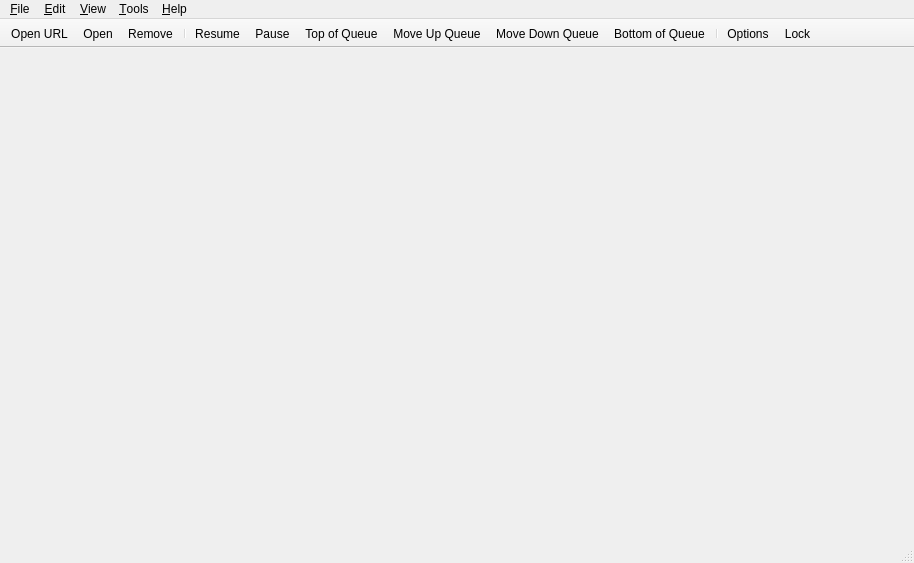
<?xml version="1.0" encoding="UTF-8"?>
<ui version="4.0">
    <class>MainWindow</class>
    <widget class="QMainWindow" name="MainWindow">
        <property name="geometry">
            <rect>
                <x>0</x>
                <y>0</y>
                <width>914</width>
                <height>563</height>
            </rect>
        </property>
        <property name="contextMenuPolicy">
            <enum>Qt::CustomContextMenu</enum>
        </property>
        <widget class="QWidget" name="centralWidget">
            <layout class="QVBoxLayout" name="centralWidgetLayout">
                <property name="leftMargin">
                    <number>7</number>
                </property>
                <property name="topMargin">
                    <number>3</number>
                </property>
                <property name="rightMargin">
                    <number>5</number>
                </property>
                <property name="bottomMargin">
                    <number>0</number>
                </property>
            </layout>
        </widget>
        <widget class="QMenuBar" name="menubar">
            <property name="geometry">
                <rect>
                    <x>0</x>
                    <y>0</y>
                    <width>914</width>
                    <height>22</height>
                </rect>
            </property>
            <widget class="QMenu" name="menuEdit">
                <property name="title">
                    <string>&amp;Edit</string>
                </property>
                <addaction name="actionStart"/>
                <addaction name="actionPause"/>
                <addaction name="actionStartAll"/>
                <addaction name="actionPauseAll"/>
                <addaction name="separator"/>
                <addaction name="actionDelete"/>
                <addaction name="actionTopQueuePos"/>
                <addaction name="actionIncreaseQueuePos"/>
                <addaction name="actionDecreaseQueuePos"/>
                <addaction name="actionBottomQueuePos"/>
            </widget>
            <widget class="QMenu" name="menuHelp">
                <property name="title">
                    <string>&amp;Help</string>
                </property>
                <addaction name="actionDocumentation"/>
                <addaction name="actionCheckForUpdates"/>
                <addaction name="separator"/>
                <addaction name="actionDonateMoney"/>
                <addaction name="actionAbout"/>
            </widget>
            <widget class="QMenu" name="menuOptions">
                <property name="title">
                    <string>&amp;Tools</string>
                </property>
                <widget class="QMenu" name="menuAutoShutdownOnDownloadsCompletion">
                    <property name="title">
                        <string>On Downloads &amp;Done</string>
                    </property>
                    <addaction name="actionAutoShutdownDisabled"/>
                    <addaction name="actionAutoExit"/>
                    <addaction name="actionAutoSuspend"/>
                    <addaction name="actionAutoHibernate"/>
                    <addaction name="actionAutoShutdown"/>
                </widget>
                <addaction name="actionCreateTorrent"/>
                <addaction name="separator"/>
                <addaction name="actionManageCookies"/>
                <addaction name="actionOptions"/>
                <addaction name="separator"/>
                <addaction name="menuAutoShutdownOnDownloadsCompletion"/>
            </widget>
            <widget class="QMenu" name="menuFile">
                <property name="title">
                    <string>&amp;File</string>
                </property>
                <addaction name="actionOpen"/>
                <addaction name="actionDownloadFromURL"/>
                <addaction name="actionCloseWindow"/>
                <addaction name="separator"/>
                <addaction name="actionExit"/>
            </widget>
            <widget class="QMenu" name="menuView">
                <property name="title">
                    <string>&amp;View</string>
                </property>
                <widget class="QMenu" name="menuLog">
                    <property name="title">
                        <string>&amp;Log</string>
                    </property>
                    <addaction name="actionExecutionLogs"/>
                    <addaction name="separator"/>
                    <addaction name="actionNormalMessages"/>
                    <addaction name="actionInformationMessages"/>
                    <addaction name="actionWarningMessages"/>
                    <addaction name="actionCriticalMessages"/>
                </widget>
                <addaction name="separator"/>
                <addaction name="actionTopToolBar"/>
                <addaction name="actionShowStatusbar"/>
                <addaction name="actionShowFiltersSidebar"/>
                <addaction name="actionSpeedInTitleBar"/>
                <addaction name="separator"/>
                <addaction name="actionSearchWidget"/>
                <addaction name="actionRSSReader"/>
                <addaction name="menuLog"/>
                <addaction name="separator"/>
                <addaction name="actionStatistics"/>
                <addaction name="separator"/>
                <addaction name="actionLock"/>
            </widget>
            <addaction name="menuFile"/>
            <addaction name="menuEdit"/>
            <addaction name="menuView"/>
            <addaction name="menuOptions"/>
            <addaction name="menuHelp"/>
        </widget>
        <widget class="QToolBar" name="toolBar">
            <property name="movable">
                <bool>false</bool>
            </property>
            <property name="orientation">
                <enum>Qt::Horizontal</enum>
            </property>
            <property name="toolButtonStyle">
                <enum>Qt::ToolButtonFollowStyle</enum>
            </property>
            <property name="floatable">
                <bool>false</bool>
            </property>
            <attribute name="toolBarArea">
                <enum>TopToolBarArea</enum>
            </attribute>
            <attribute name="toolBarBreak">
                <bool>false</bool>
            </attribute>
            <addaction name="actionDownloadFromURL"/>
            <addaction name="actionOpen"/>
            <addaction name="actionDelete"/>
            <addaction name="separator"/>
            <addaction name="actionStart"/>
            <addaction name="actionPause"/>
            <addaction name="actionTopQueuePos"/>
            <addaction name="actionIncreaseQueuePos"/>
            <addaction name="actionDecreaseQueuePos"/>
            <addaction name="actionBottomQueuePos"/>
            <addaction name="separator"/>
            <addaction name="actionOptions"/>
            <addaction name="actionLock"/>
        </widget>
        <widget class="QStatusBar" name="statusBar"/>
        <action name="actionOpen">
            <property name="text">
                <string>&amp;Add Torrent File...</string>
            </property>
            <property name="iconText">
                <string>Open</string>
            </property>
        </action>
        <action name="actionExit">
            <property name="text">
                <string>E&amp;xit</string>
            </property>
        </action>
        <action name="actionOptions">
            <property name="text">
                <string>&amp;Options...</string>
            </property>
        </action>
        <action name="actionAbout">
            <property name="text">
                <string>&amp;About</string>
            </property>
        </action>
        <action name="actionStart">
            <property name="text">
                <string>&amp;Resume</string>
            </property>
        </action>
        <action name="actionPause">
            <property name="text">
                <string>&amp;Pause</string>
            </property>
        </action>
        <action name="actionStartAll">
            <property name="text">
                <string>R&amp;esume All</string>
            </property>
        </action>
        <action name="actionPauseAll">
            <property name="text">
                <string>P&amp;ause All</string>
            </property>
        </action>
        <action name="actionDelete">
            <property name="text">
                <string>&amp;Remove</string>
            </property>
        </action>
        <action name="actionDownloadFromURL">
            <property name="text">
                <string>Add Torrent &amp;Link...</string>
            </property>
            <property name="iconText">
                <string>Open URL</string>
            </property>
        </action>
        <action name="actionCreateTorrent">
            <property name="text">
                <string>Torrent &amp;Creator</string>
            </property>
        </action>
        <action name="actionDocumentation">
            <property name="text">
                <string>&amp;Documentation</string>
            </property>
        </action>
        <action name="actionSetGlobalSpeedLimits">
            <property name="text">
                <string>Set Global Speed Limits...</string>
            </property>
        </action>
        <action name="actionBottomQueuePos">
            <property name="text">
                <string>Bottom of Queue</string>
            </property>
            <property name="toolTip">
                <string>Move to the bottom of the queue</string>
            </property>
            <property name="visible">
                <bool>true</bool>
            </property>
        </action>
        <action name="actionTopQueuePos">
            <property name="text">
                <string>Top of Queue</string>
            </property>
            <property name="toolTip">
                <string>Move to the top of the queue</string>
            </property>
            <property name="visible">
                <bool>true</bool>
            </property>
        </action>
        <action name="actionDecreaseQueuePos">
            <property name="text">
                <string>Move Down Queue</string>
            </property>
            <property name="toolTip">
                <string>Move down in the queue</string>
            </property>
            <property name="visible">
                <bool>true</bool>
            </property>
        </action>
        <action name="actionIncreaseQueuePos">
            <property name="text">
                <string>Move Up Queue</string>
            </property>
            <property name="toolTip">
                <string>Move up in the queue</string>
            </property>
            <property name="visible">
                <bool>true</bool>
            </property>
        </action>
        <action name="actionUseAlternativeSpeedLimits">
            <property name="checkable">
                <bool>true</bool>
            </property>
            <property name="text">
                <string>Alternative Speed Limits</string>
            </property>
            <property name="toolTip">
                <string>Alternative Speed Limits</string>
            </property>
        </action>
        <action name="actionTopToolBar">
            <property name="checkable">
                <bool>true</bool>
            </property>
            <property name="text">
                <string>&amp;Top Toolbar</string>
            </property>
            <property name="toolTip">
                <string>Display Top Toolbar</string>
            </property>
        </action>
        <action name="actionShowStatusbar">
            <property name="checkable">
                <bool>true</bool>
            </property>
            <property name="text">
                <string>Status &amp;Bar</string>
            </property>
        </action>
        <action name="actionShowFiltersSidebar">
            <property name="checkable">
                <bool>true</bool>
            </property>
            <property name="text">
                <string>Filters Sidebar</string>
            </property>
        </action>
        <action name="actionSpeedInTitleBar">
            <property name="checkable">
                <bool>true</bool>
            </property>
            <property name="text">
                <string>S&amp;peed in Title Bar</string>
            </property>
            <property name="toolTip">
                <string>Show Transfer Speed in Title Bar</string>
            </property>
        </action>
        <action name="actionRSSReader">
            <property name="checkable">
                <bool>true</bool>
            </property>
            <property name="text">
                <string>&amp;RSS Reader</string>
            </property>
        </action>
        <action name="actionSearchWidget">
            <property name="checkable">
                <bool>true</bool>
            </property>
            <property name="text">
                <string>Search &amp;Engine</string>
            </property>
        </action>
        <action name="actionLock">
            <property name="text">
                <string>L&amp;ock qBittorrent</string>
            </property>
            <property name="iconText">
                <string>Lock</string>
            </property>
            <property name="shortcut">
                <string notr="true">Ctrl+L</string>
            </property>
        </action>
        <action name="actionDonateMoney">
            <property name="text">
                <string>Do&amp;nate!</string>
            </property>
            <property name="toolTip">
                <string>If you like qBittorrent, please donate!</string>
            </property>
        </action>
        <action name="actionAutoExit">
            <property name="checkable">
                <bool>true</bool>
            </property>
            <property name="text">
                <string>&amp;Exit qBittorrent</string>
            </property>
        </action>
        <action name="actionAutoSuspend">
            <property name="checkable">
                <bool>true</bool>
            </property>
            <property name="text">
                <string>&amp;Suspend System</string>
            </property>
        </action>
        <action name="actionAutoHibernate">
            <property name="checkable">
                <bool>true</bool>
            </property>
            <property name="text">
                <string>&amp;Hibernate System</string>
            </property>
        </action>
        <action name="actionAutoShutdown">
            <property name="checkable">
                <bool>true</bool>
            </property>
            <property name="text">
                <string>S&amp;hutdown System</string>
            </property>
        </action>
        <action name="actionAutoShutdownDisabled">
            <property name="checkable">
                <bool>true</bool>
            </property>
            <property name="text">
                <string>&amp;Do nothing</string>
            </property>
        </action>
        <action name="actionToggleVisibility">
            <property name="text">
                <string>Show</string>
            </property>
        </action>
        <action name="actionMinimize">
            <property name="text">
                <string notr="true">Minimize</string>
            </property>
        </action>
        <action name="actionStatistics">
            <property name="text">
                <string>&amp;Statistics</string>
            </property>
        </action>
        <action name="actionCheckForUpdates">
            <property name="text">
                <string>Check for Updates</string>
            </property>
            <property name="toolTip">
                <string>Check for Program Updates</string>
            </property>
        </action>
        <action name="actionManageCookies">
            <property name="text">
                <string>Manage Cookies...</string>
            </property>
            <property name="toolTip">
                <string>Manage stored network cookies</string>
            </property>
        </action>
        <action name="actionExecutionLogs">
            <property name="checkable">
                <bool>true</bool>
            </property>
            <property name="text">
                <string>Show</string>
            </property>
        </action>
        <action name="actionNormalMessages">
            <property name="checkable">
                <bool>true</bool>
            </property>
            <property name="text">
                <string>Normal Messages</string>
            </property>
        </action>
        <action name="actionInformationMessages">
            <property name="checkable">
                <bool>true</bool>
            </property>
            <property name="text">
                <string>Information Messages</string>
            </property>
        </action>
        <action name="actionWarningMessages">
            <property name="checkable">
                <bool>true</bool>
            </property>
            <property name="text">
                <string>Warning Messages</string>
            </property>
        </action>
        <action name="actionCriticalMessages">
            <property name="checkable">
                <bool>true</bool>
            </property>
            <property name="text">
                <string>Critical Messages</string>
            </property>
        </action>
        <action name="actionCloseWindow">
            <property name="text">
                <string>Close Window</string>
            </property>
        </action>
    </widget>
    <resources/>
    <connections/>
</ui>
